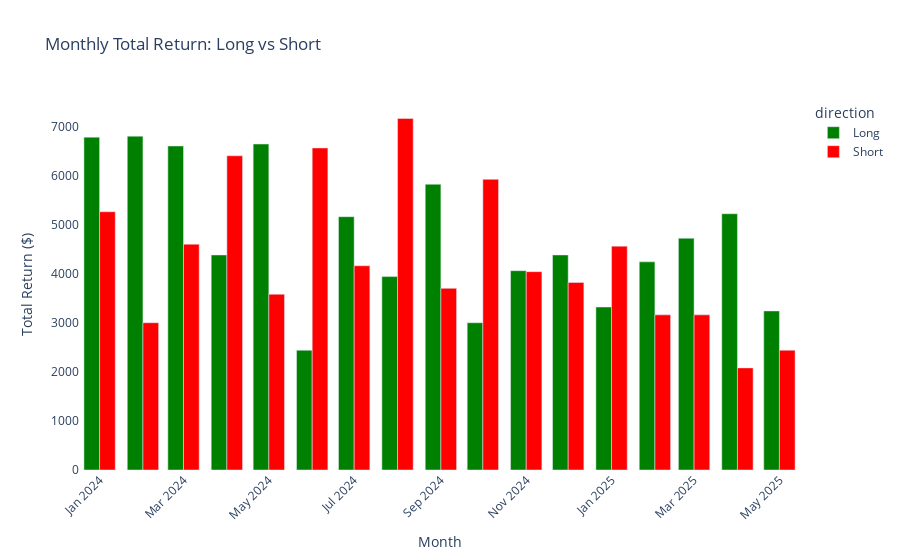

The notebook cell saved with this chart:
### Code cell
# Create grouped bar chart
fig = px.bar(
    long_short_summary,
    x="month",
    y="total_return",
    color="direction",
    barmode="group",
    title="Monthly Total Return: Long vs Short",
    labels={"total_return": "Total Return ($)", "month": "Month"},
    color_discrete_map={"Long": "green", "Short": "red"}
)

fig.update_layout(
    plot_bgcolor="white",
    xaxis_tickangle=-45
)

# Save as HTML
output_path = Path("../outputs/plots/monthly_total_return_long_short.html")
output_path.parent.mkdir(parents=True, exist_ok=True)
fig.write_html(str(output_path), include_plotlyjs="cdn")

# Display in notebook
fig.show()

### Figure 1 — Plotly figure (JSON) as saved in the notebook; plotly's stock layout.template omitted (floating-point values rounded to 4 significant figures)
{"data": [{"alignmentgroup": "True", "hovertemplate": "direction=Long<br>Month=%{x}<br>Total Return ($)=%{y}<extra></extra>", "legendgroup": "Long", "marker": {"color": "green", "pattern": {"shape": ""}}, "name": "Long", "offsetgroup": "Long", "orientation": "v", "showlegend": true, "textposition": "auto", "type": "bar", "x": ["2024-01", "2024-02", "2024-03", "2024-04", "2024-05", "2024-06", "2024-07", "2024-08", "2024-09", "2024-10", "2024-11", "2024-12", "2025-01", "2025-02", "2025-03", "2025-04", "2025-05"], "xaxis": "x", "y": [6780, 6800, 6600, 4380, 6640, 2440, 5160, 3940, 5820, 3000, 4060, 4380, 3320, 4240, 4720, 5220, 3240], "yaxis": "y"}, {"alignmentgroup": "True", "hovertemplate": "direction=Short<br>Month=%{x}<br>Total Return ($)=%{y}<extra></extra>", "legendgroup": "Short", "marker": {"color": "red", "pattern": {"shape": ""}}, "name": "Short", "offsetgroup": "Short", "orientation": "v", "showlegend": true, "textposition": "auto", "type": "bar", "x": ["2024-01", "2024-02", "2024-03", "2024-04", "2024-05", "2024-06", "2024-07", "2024-08", "2024-09", "2024-10", "2024-11", "2024-12", "2025-01", "2025-02", "2025-03", "2025-04", "2025-05"], "xaxis": "x", "y": [5260, 3000, 4600, 6400, 3580, 6560, 4160, 7160, 3700, 5920, 4040, 3820, 4560, 3160, 3160, 2080, 2440], "yaxis": "y"}], "layout": {"barmode": "group", "legend": {"title": {"text": "direction"}, "tracegroupgap": 0}, "plot_bgcolor": "white", "title": {"text": "Monthly Total Return: Long vs Short"}, "xaxis": {"anchor": "y", "domain": [0, 1], "tickangle": -45, "title": {"text": "Month"}}, "yaxis": {"anchor": "x", "domain": [0, 1], "title": {"text": "Total Return ($)"}}}}
